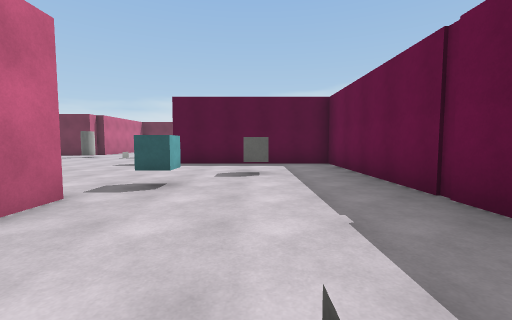
View 1 (above)

17 first-person views from a walk through a 3-D level made in the Unity game engine. The camera is 1.3 m above the floor, tilts 4° down and sees 90° across. The floor is counted in squares, 2 m on a side. Each view is taken from the middle of a square. On the plan, view 1 faces up. The plan holds only what a view shows up to about 9 squares ahead; the rest is blank. The place goes on beyond the plan. The player is left out. Some surface patterns are stand-ins.

View 2
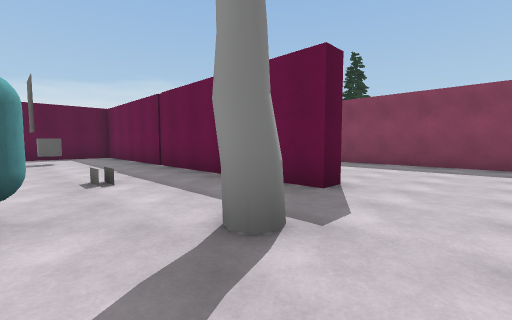

View 3
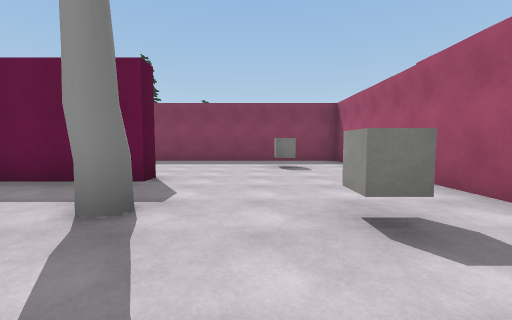

View 4
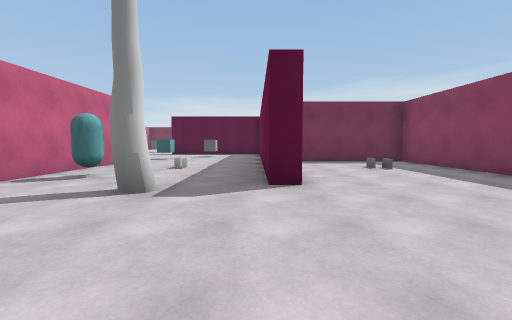

View 5
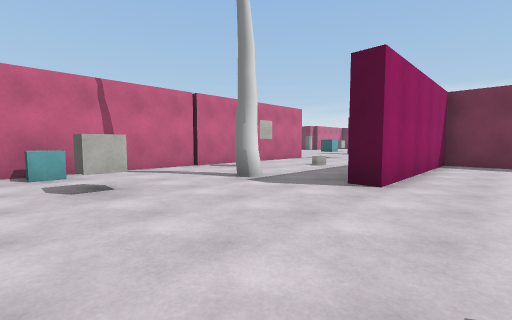

View 6
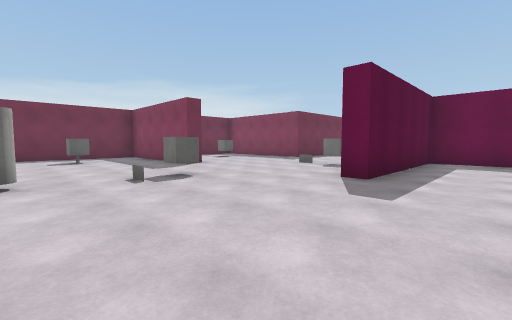

View 7
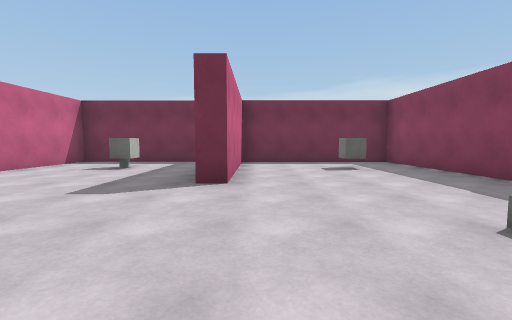

View 8
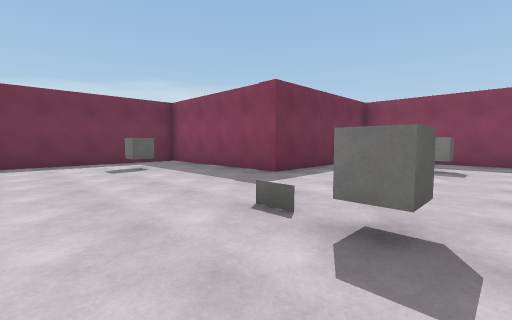

View 9
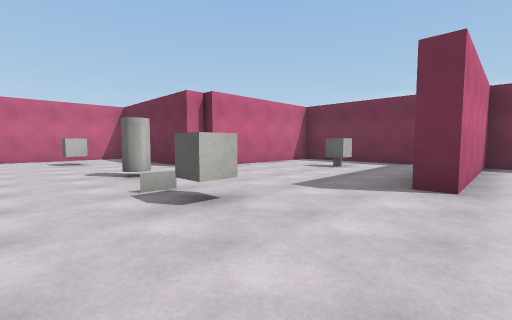

View 10
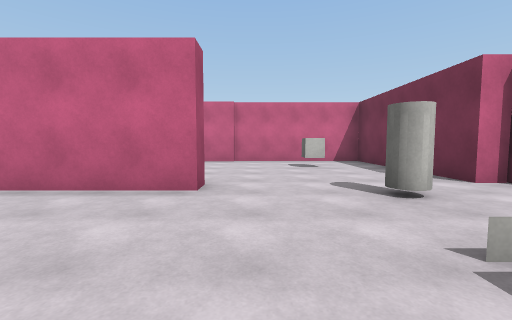

View 11
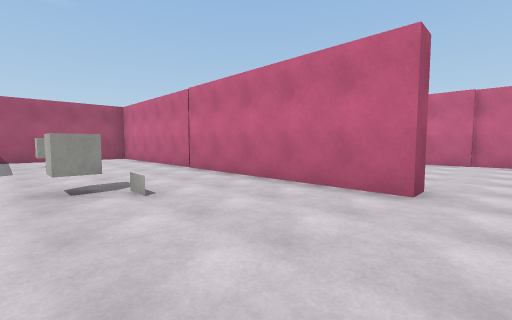

View 12
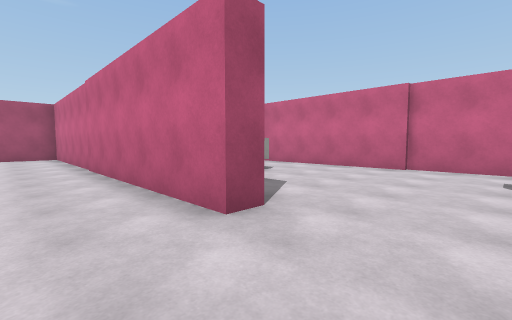

View 13
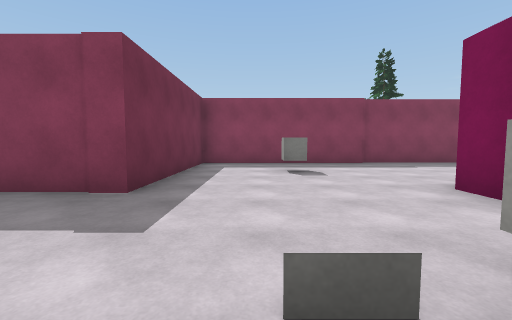

View 14
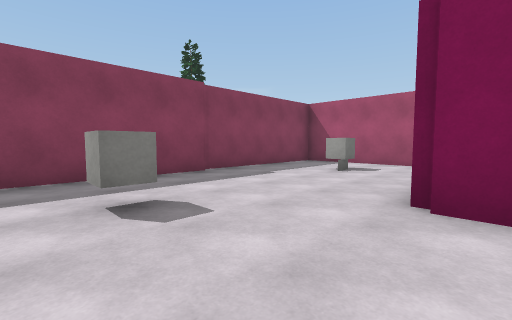

View 15
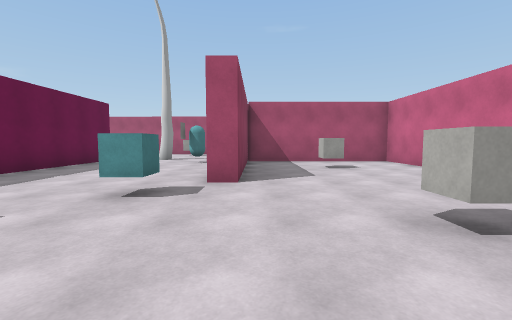

View 16
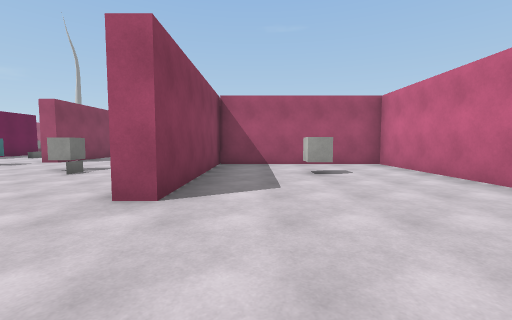

View 17
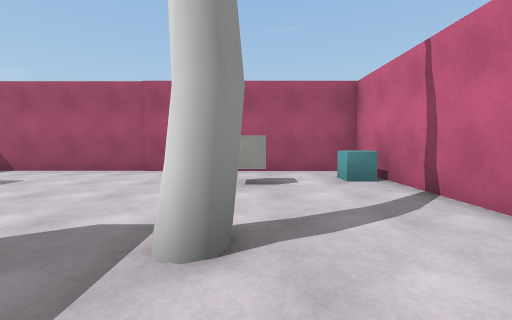

### Floor plan
Points are (right, up) in squares from view 1. A wall is a line through its corners. A room is listed if a view was taken in it or the views show most of it. See-through windows are left out.
Room 1 (views 1, 2, 3, 4, 5, 6, 7, 8, 9, 10, 11, 12, 13, 14, 15, 16, 17)
walls: (1.8, 8.2) (2.8, 8.2); (3.9, 3.1) (7.2, 3.1) (7.2, 7.6); (7, 7.6) (7, 12.6) (2.2, 12.6) (2.2, 17.4) (-2.4, 17.4) (-2.4, 13) (-2.9, 13) (-2.9, 14.8); (-8, 13.1) (-8, 12.6) (-10.5, 12.6); (-10.9, 12.6) (-12.7, 12.6) (-12.7, 3.5) (-7.9, 3.5) (-7.9, 8.2) (-7.4, 8.2) (-7.4, -1.7) (-2.7, -1.7) (-2.7, 2.9) (-2.2, 2.9) (-2.2, -6.8) (7, -6.8) (7, 2.7) (2.7, 2.7) (2.7, -2.2) (2.2, -2.2) (2.2, 7.7) (-2.5, 7.7) (-2.5, 8.2); (-3.9, 17.4) (-7.7, 17.4) (-7.7, 13.9)
objects: cube (-11, 10); cube (-10, 6); cylinder (-7, 11); cube (-5, 0); cube (-5, 5); cube (-5, 11); cube (-5, 15); cube (-2, -5); cube (-2, 4); capsule (-1, -1); cube (0, -5); tree (0, -3); cube (0, 5); cube (0, 10); cube (0, 15); cube (5, -5); cube (5, 5); cube (5, 10)

Positions as (right, up) in squares from view 1, and headings:
1: (0, 0), facing up
2: (-1, -4), facing up-right
3: (-2, -4), facing right
4: (2, -6), facing up
5: (4, -6), facing up-left
6: (-7, 6), facing up-right
7: (-2, 9), facing up
8: (-2, 9), facing up-right
9: (-2, 9), facing up-left
10: (-4, 9), facing left
11: (-4, 9), facing down-left
12: (-6, 10), facing down-left
13: (-1, 11), facing right
14: (2, 11), facing down-right
15: (-3, 7), facing down
16: (-9, 11), facing down
17: (0, -1), facing down
